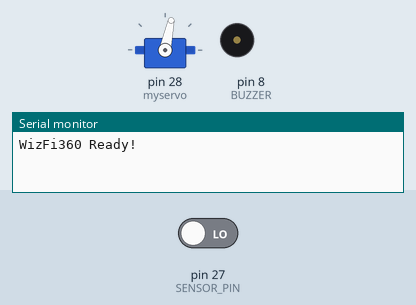
This sketch was run on a simulated Arduino Mega 2560, built with avr-gcc and run on an emulated ATmega2560. Shown: servo, buzzer (waves = sounding, pin HIGH), the last lines printed to the serial monitor. The inputs (shaded band) are chosen by the test bench; at power-on: pin 27 (SENSOR_PIN) LOW. The local clock reads 2024-03-15 10:24:30 at power-on unless the sketch sets it.

Above: at 1.7 s.
1.8 s: pin 27 (SENSOR_PIN) driven HIGH
At 2.15 s:
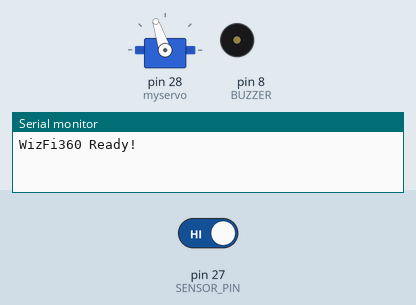
At 12.7 s:
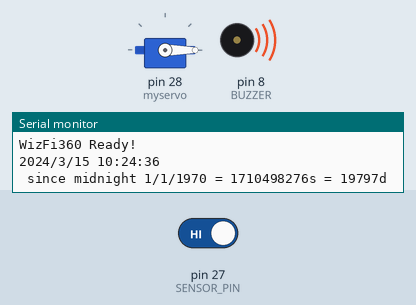
Timing chart, 0 to 16.9 s (numbered marks = the images above; inputs shaded):
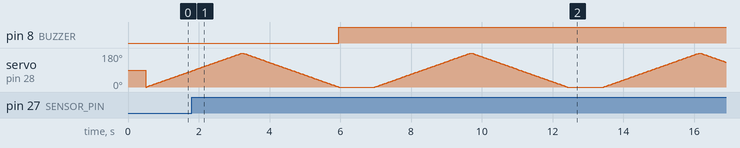

Measured:
- after the input at 1.8 s, pin 8 (BUZZER): LOW → HIGH after 4.2 s

The sketch:

basic_peripheral.ino
```cpp
#include <Wire.h>
#include <DS3231.h>
#include <Servo.h>

#define SENSOR_PIN 27
#define BUZZER 8

RTClib myRTC;
Servo myservo;  // create servo object to control a servo

void setup () {
  Serial.begin(115200);
  myservo.attach(28);
  Wire.begin();
  pinMode(SENSOR_PIN, INPUT);
  pinMode(BUZZER, OUTPUT);
  digitalWrite(BUZZER, LOW);
  delay(500);
  Serial.println("WizFi360 Ready!");
}

void loop () {
  int pos, sensor_val = 0;

  for (pos = 0; pos <= 180; pos += 1) { // goes from 0 degrees to 180 degrees
    // in steps of 1 degree
    myservo.write(pos);              // tell servo to go to position in variable 'pos'
    delay(15);                       // waits 15ms for the servo to reach the position
  }
  for (pos = 180; pos >= 0; pos -= 1) { // goes from 180 degrees to 0 degrees
    myservo.write(pos);              // tell servo to go to position in variable 'pos'
    delay(15);                       // waits 15ms for the servo to reach the position
  }
  sensor_val = digitalRead(SENSOR_PIN);
  if (sensor_val == 1)
  {
    digitalWrite(BUZZER, HIGH);
  }
  else
  {
    digitalWrite(BUZZER, LOW);
  }
  delay(1000);

  DateTime now = myRTC.now();

  Serial.print(now.year(), DEC);
  Serial.print('/');
  Serial.print(now.month(), DEC);
  Serial.print('/');
  Serial.print(now.day(), DEC);
  Serial.print(' ');
  Serial.print(now.hour(), DEC);
  Serial.print(':');
  Serial.print(now.minute(), DEC);
  Serial.print(':');
  Serial.print(now.second(), DEC);
  Serial.println();

  Serial.print(" since midnight 1/1/1970 = ");
  Serial.print(now.unixtime());
  Serial.print("s = ");
  Serial.print(now.unixtime() / 86400L);
  Serial.println("d");
}
```
